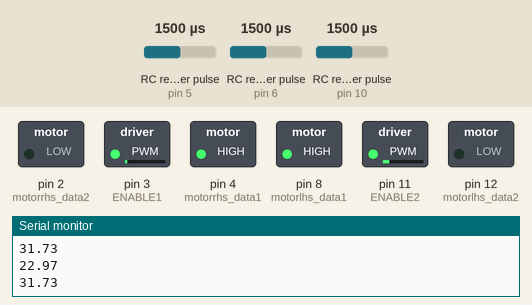
A sketch run on a simulated Arduino Uno, built with avr-gcc and run on an emulated ATmega328P. Shown: switched loads named in the sketch (green lamp = pin HIGH), the last lines printed to the serial monitor. Wiring (inferred from the names in the program): 3 × RC receiver channel: data pin 5 / data pin 6 / data pin 10. Inputs (shaded band) come from the test bench; at power-on: RC receiver pulse (sensors on pin 5, pin 6, pin 10) 1500 µs.

Above: at 1.2 s.
1.3 s: RC receiver pulse (sensor on pin 5) set to 1020 µs
At 1.9 s:
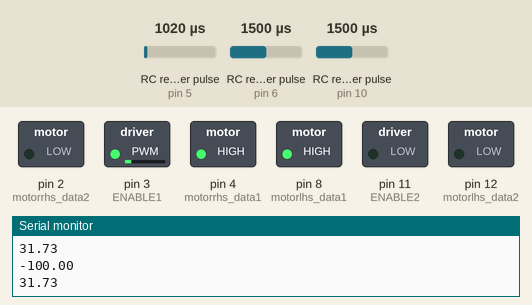
2.8 s: RC receiver pulse (sensor on pin 6) set to 1475 µs
At 4.0 s:
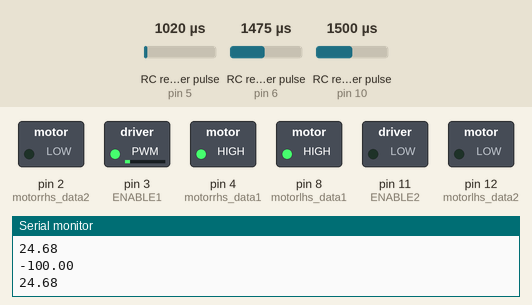
4.3 s: RC receiver pulse (sensor on pin 6) set to 1441 µs
At 5.3 s:
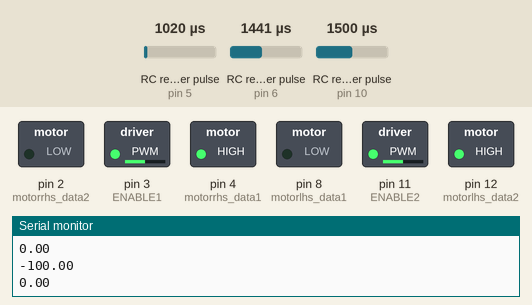
5.8 s: RC receiver pulse (sensor on pin 10) set to 1020 µs
At 6.5 s:
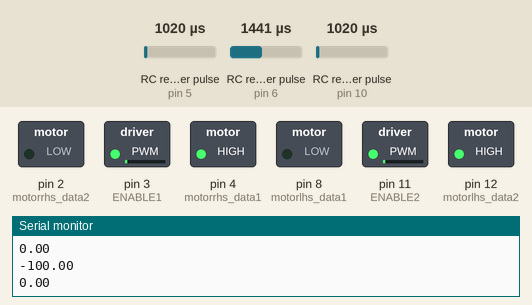
7.3 s: RC receiver pulse (sensor on pin 5) set to 1327 µs
At 7.6 s:
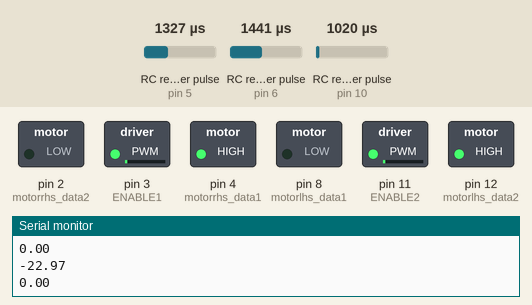
8.8 s: RC receiver pulse (sensor on pin 5) set to 1355 µs
At 9.9 s:
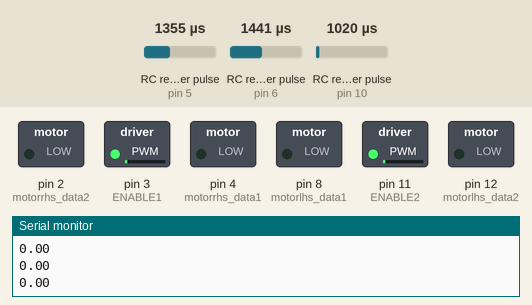
Timing chart, 0 to 11.3 s (numbered marks = the images above; inputs shaded):
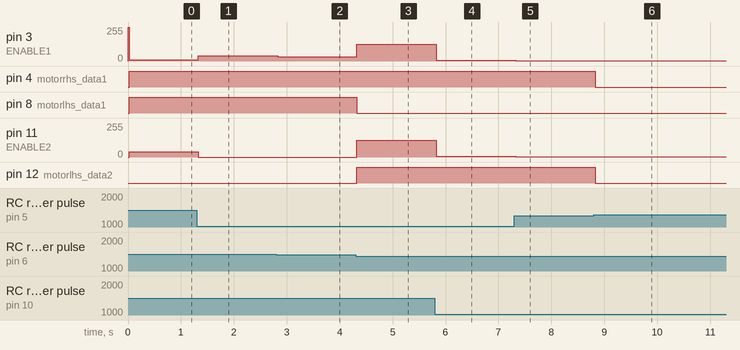

Measured:
- the behaviour switches between 1459 and 1458 µs on RC receiver pulse (sensor on pin 6) (found by bisection; images 2 and 3)
- the behaviour switches between 1338 and 1339 µs on RC receiver pulse (sensor on pin 5) (found by bisection; images 5 and 6)
- after the input at 1.3 s, pin 3 (ENABLE1): 11/255 → 40/255 at once; pin 11 (ENABLE2): 40/255 → 0/255 at once
- after the input at 2.8 s, pin 3 (ENABLE1): 40/255 → 31/255 at once
- after the input at 4.3 s, pin 3 (ENABLE1): 31/255 → 127/255 at once; pin 8 (motorlhs_data1): HIGH → LOW at once; pin 11 (ENABLE2): 0/255 → 127/255 at once; pin 12 (motorlhs_data2): LOW → HIGH at once
- after the input at 5.8 s, pin 3 (ENABLE1), pin 11 (ENABLE2): 127/255 → 6/255 at once
- after the input at 7.3 s, pin 3 (ENABLE1), pin 11 (ENABLE2): 6/255 → 1/255 at once
- after the input at 8.8 s, pin 4 (motorrhs_data1), pin 12 (motorlhs_data2): HIGH → LOW at once

The sketch:

SandRover2020.ino
```cpp
/*  SandRover Kshitij 2020
 *   AMCS Department
 *   BATCH:2018-2023
 *   14/01/2020
 */
#include <Servo.h>

//initialize pin numbers
int channel_1 = 5;
int channel_2 = 6;
int channel_5 = 10;

int channel_1_input;
int channel_2_input;
int channel_5_input;

float x;
float y;

int motorrhs_data1 = 4;   //rhs data 1
int motorrhs_data2 = 2;   //rhs data 2
int motorlhs_data1 = 8;   //lhs data 1
int motorlhs_data2 = 12;  //lhs data 2
int ENABLE1 = 3;          //rhs enable
int ENABLE2 = 11;         //lhs enable

float speedunit = 150;
bool isStopped = false;

void setup() {
  Serial.begin(9600);
  pinMode(channel_1,INPUT);
  pinMode(channel_2,INPUT);
  pinMode(channel_5, INPUT);

  pinMode(motorlhs_data1,OUTPUT);
  pinMode(motorlhs_data2,OUTPUT);
  pinMode(ENABLE1,OUTPUT);
  pinMode(ENABLE2,OUTPUT);
  pinMode(motorrhs_data1,OUTPUT);
  pinMode(motorrhs_data2,OUTPUT);
  pinMode(3, OUTPUT);

  digitalWrite(3, HIGH);

}
/*
 * Channel 1 --> Left and Right [L_AVG:1038 , R_AVG:1791]
 * Channel 2 -->Forward and Backward [F_AVG:1743 , B_AVG:1034]
 * Channel 5 -->Speed [ MAX:2001 , MIN:1397]
 */

float normalize(int channel, float inp)
{
  switch(channel)
  {
    case 1:
      return neutralize(((inp-1414.5)/376.5)*100, -20, 20); //neutralize(((inp-((1038+1791)/2.0))/((1791-1038)/2.0))*100, -20, 20);
    case 2:
      return neutralize(((inp-1388.5)/354.5)*100, -20, 20); //neutralize(((inp-((1034+1743)/2.0))/((1743-1034)/2.0))*100, -20, 20);
    case 3:
      return ((inp - 1135)/(float)(1767-1135)*100.0*1.8);
    case 5:
      return neutralize((((inp - 1397)/(604))*100), 0, 0);//neutralize((((inp - 980)/(2001-1397)/2)*100), 0, 0);
  }
}

float neutralize(float inp, int lim_l, int lim_r)
{
  if(inp >= lim_l && inp <= lim_r)
  {
    return 0;
  }else if(inp > 100)
  {
    return 100;
  }else if(inp < -100)
  {
    return -100;
  }
  else
  {
    return inp;
  }
}

void setDirection(int state, int motorpin_1, int motorpin_2)
{
  switch(state)
  {
    case 0:  // 0->Stop
        digitalWrite(motorpin_1,LOW);
        digitalWrite(motorpin_2,LOW);
        break;

    case -1:  //-1-> Reverse
        digitalWrite(motorpin_1,LOW);
        digitalWrite(motorpin_2,HIGH);
        break;

    case 1:   //1->Forward
        digitalWrite(motorpin_1,HIGH);
        digitalWrite(motorpin_2,LOW);
        break;
  }
}

void rotate(float Rwheel_mag,float Lwheel_mag)
{
    analogWrite(ENABLE1,abs((Rwheel_mag*speedunit)/100.0));
    analogWrite(ENABLE2,abs((Lwheel_mag*speedunit)/100.0));
}

void rpm_calc()
{
    if(y==0)
    {
      if(x==0)        //STOP
      {
        isStopped = true;
        setDirection(0,motorrhs_data1,motorrhs_data2);
        setDirection(0,motorlhs_data1,motorlhs_data2);
      }
      else
      {
        if(x>0)       //RIGHT
        {
          setDirection(-1,motorrhs_data1,motorrhs_data2);
          setDirection(1,motorlhs_data1,motorlhs_data2);
          rotate(x,x);
        }
        else          //LEFT
        {
          setDirection(1,motorrhs_data1,motorrhs_data2);
          setDirection(-1,motorlhs_data1,motorlhs_data2);
          rotate(x,x);
        }
      }
    }
    else if(y>0)
    {
      if(x>=0)      //QUAD-1
      {
          setDirection(1,motorrhs_data1,motorrhs_data2);
          setDirection(1,motorlhs_data1,motorlhs_data2);
          rotate(max(y-x,0),y);
      }
      else          //QUAD-2
      {
          setDirection(1,motorrhs_data1,motorrhs_data2);
          setDirection(1,motorlhs_data1,motorlhs_data2);
          rotate(y,max(y+x,0));
      }
    }
    else
    {
      if(x>=0)    //QUAD-4
      {
          setDirection(-1,motorrhs_data1,motorrhs_data2);
          setDirection(-1,motorlhs_data1,motorlhs_data2);
          rotate(max(-y-x,0),-y);
      }
      else        //QUAD-3
      {
          setDirection(-1,motorrhs_data1,motorrhs_data2);
          setDirection(-1,motorlhs_data1,motorlhs_data2);
          rotate(-y,max(-y+x,0));
      }
    }
}

void loop() {
   channel_1_input = pulseIn(channel_1, 25000);
   channel_2_input = pulseIn(channel_2, 25000);
   channel_5_input = pulseIn(channel_5, 25000)*0.6+800;

   speedunit = ((normalize(5, channel_5_input) * 255)/100);
    x = normalize(1,channel_1_input);
   Serial.println(x);
   y = normalize(2,channel_2_input);
   Serial.println(y);
   rpm_calc();


}
```
